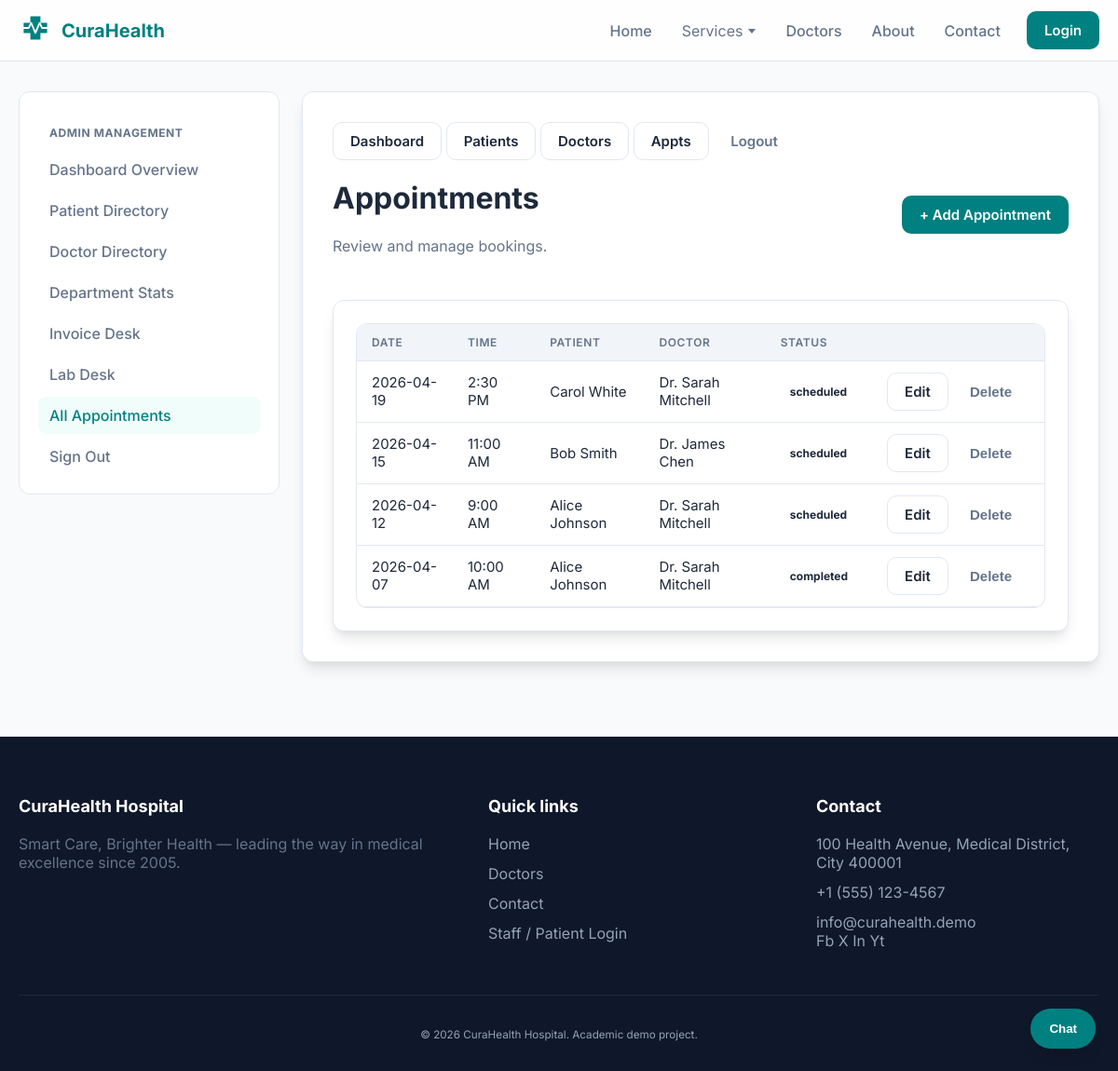
The app's page /admin/appointments (signed in) with its own data.
### models/appointment.py (models this page shows, shortened)
class Appointment(db.Model):
    __tablename__ = "appointments"
    __table_args__ = (
        db.UniqueConstraint(
            "doctor_id", "appointment_date", "time_slot", name="uq_doctor_date_slot"
        ),
    )
    id = db.Column(db.Integer, primary_key=True)
    patient_id = db.Column(db.Integer, db.ForeignKey("patients.id"), nullable=False)
    doctor_id = db.Column(db.Integer, db.ForeignKey("doctors.id"), nullable=False)
    appointment_date = db.Column(db.Date, nullable=False)
    time_slot = db.Column(db.String(8), nullable=False)  # e.g. "09:30"
    status = db.Column(db.String(32), default="scheduled")  # scheduled, completed, cancelled, pending_lab, results_ready
    symptoms = db.Column(db.Text, default="")
    diagnosis = db.Column(db.String(255), default="")
    notes = db.Column(db.Text, default="")
    vitals_bp = db.Column(db.String(20), default="")
    vitals_temp = db.Column(db.String(10), default="")
    vitals_weight = db.Column(db.String(10), default="")
    vitals_heart_rate = db.Column(db.String(10), default="")
    prescription_json = db.Column(db.Text, default="[]") # JSON string: [{name, dosage, duration, notes}]
    prescription = db.Column(db.Text, default="") # Legacy/Simple view
    ordered_tests = db.Column(db.Text, default="") # List of tests ordered
    lab_result_link = db.Column(db.String(255), default="")
    lab_report_path = db.Column(db.String(255), default="") # Legacy
    is_paid = db.Column(db.Boolean, default=False)
    invoice_amount = db.Column(db.Float, default=0.0)
    patient = db.relationship("Patient", back_populates="appointments")
    doctor = db.relationship("Doctor", back_populates="appointments")

### models/patient.py (models this page shows, shortened)
class Patient(db.Model):
    __tablename__ = "patients"
    id = db.Column(db.Integer, primary_key=True)
    name = db.Column(db.String(120), nullable=False)
    email = db.Column(db.String(120), unique=True, nullable=False, index=True)
    password_hash = db.Column(db.String(256), nullable=False)
    phone = db.Column(db.String(32), default="")
    date_of_birth = db.Column(db.Date, nullable=True)
    gender = db.Column(db.String(20), default="")
    address = db.Column(db.Text, default="")
    appointments = db.relationship(
        "Appointment", back_populates="patient", lazy=True, cascade="all, delete-orphan"
    )

### models/doctor.py (models this page shows, shortened)
class Doctor(db.Model):
    __tablename__ = "doctors"
    id = db.Column(db.Integer, primary_key=True)
    name = db.Column(db.String(120), nullable=False)
    email = db.Column(db.String(120), unique=True, nullable=False, index=True)
    password_hash = db.Column(db.String(256), nullable=False)
    phone = db.Column(db.String(32), default="")
    experience_years = db.Column(db.Integer, default=0)
    bio = db.Column(db.Text, default="")
    specialization = db.Column(db.String(120), default="")
    image_url = db.Column(db.String(255), default="/static/img/doctor-placeholder.jpg")
    consultation_fee = db.Column(db.Float, default=500.0)
    is_active = db.Column(db.Boolean, default=True)
    unavailability_start_date = db.Column(db.Date, nullable=True)
    unavailability_end_date = db.Column(db.Date, nullable=True)
    qualifications = db.Column(db.Text, default="")
    department_id = db.Column(db.Integer, db.ForeignKey("departments.id"), nullable=False)
    department = db.relationship("Department", back_populates="doctors")
    appointments = db.relationship(
        "Appointment", back_populates="doctor", lazy=True, cascade="all, delete-orphan"
    )

### routes/admin.py (the view)
@admin_bp.route("/appointments")
@admin_required
def appointments_list():
    rows = (
        Appointment.query.join(Patient).join(Doctor)
        .order_by(Appointment.appointment_date.desc(), Appointment.time_slot.desc())
        .all()
    )
    return render_template(
        "admin/appointments.html",
        appointments=rows,
        slot_label=slot_label,
        all_slots=all_time_slots(),
    )

### app.py (called while the page is built)
def create_app(config_class=Config):
    app = Flask(__name__)
    app.config.from_object(config_class)
    instance_dir = os.path.join(os.path.dirname(os.path.abspath(__file__)), "instance")
    os.makedirs(instance_dir, exist_ok=True)
    db.init_app(app)
    app.register_blueprint(public_bp)
    app.register_blueprint(patient_bp)
    app.register_blueprint(doctor_bp)
    app.register_blueprint(admin_bp)
    @app.context_processor
    def inject_globals():
        from datetime import datetime
        try:
            depts = Department.query.order_by(Department.name).limit(24).all()
        except Exception:
            depts = []
        return {"nav_departments": depts, "current_year": datetime.now().year}
    with app.app_context():
        db.create_all()
        seed_if_empty(app)
    return app

### utils/appointment_slots.py (called while the page is built)
def all_time_slots():
    slots = []
    for hour in range(9, 17):
        for minute in (0, 30):
            slots.append(f"{hour:02d}:{minute:02d}")
    return slots

def slot_label(slot):
    h, m = map(int, slot.split(":"))
    ampm = "AM" if h < 12 else "PM"
    h12 = h % 12
    if h12 == 0:
        h12 = 12
    return f"{h12}:{m:02d} {ampm}"

### utils/auth_helpers.py (called while the page is built)
def admin_required(f):
    @wraps(f)
    def wrapped(*args, **kwargs):
        if not session.get("admin_id"):
            flash("Please sign in as an administrator.", "warning")
            return redirect(url_for("admin.login"))
        return f(*args, **kwargs)
    return wrapped

### templates/admin/appointments.html (shortened to what this page needs)
{% extends "dashboard_base.html" %}
{% block sidebar %}
{% set nav_active = 'appts' %}
{% include 'admin/sidebar_snippet.html' %}
{% endblock %}
{% block mobile_nav_inner %}
{% include 'admin/mobile_nav_snippet.html' %}
{% endblock %}
{% block dashboard_content %}
<header class="section-head row-between">
  <div>
    <h1>Appointments</h1>
    <p class="muted">Review and manage bookings.</p>
  </div>
  <a href="{{ url_for('admin.add_appointment') }}" class="btn btn-primary">+ Add Appointment</a>
</header>
<section class="card">
  <div class="table-wrap">
    <table class="table">
      <thead>
        <tr><th>Date</th><th>Time</th><th>Patient</th><th>Doctor</th><th>Status</th><th></th></tr>
      </thead>
      <tbody>
        {% for a in appointments %}
        <tr>
          <td>{{ a.appointment_date.strftime('%Y-%m-%d') }}</td>
          <td>{{ slot_label(a.time_slot) }}</td>
          <td>{{ a.patient.name }}</td>
          <td>{{ a.doctor.name }}</td>
          <td><span class="badge">{{ a.status }}</span></td>
          <td style="text-align:right; white-space:nowrap;">
            <a class="btn btn-secondary btn-sm" href="{{ url_for('admin.appointments_edit', aid=a.id) }}">Edit</a>
            <form style="display:inline;" method="post" action="{{ url_for('admin.appointments_delete', aid=a.id) }}" onsubmit="return confirm('Delete?');">
              <button type="submit" class="btn btn-ghost btn-sm">Delete</button>
            </form>
          </td>
        </tr>
        {% endfor %}
      </tbody>
    </table>
  </div>
</section>
{% endblock %}

### static/css/style.css (style rules this page uses)
:root { --bg: #F8FAFC; --surface: #FFFFFF; --card: #FFFFFF; --card2: #F1F5F9; --text: #1E293B; --muted: #64748B; --border: #E2E8F0; --shadow: 0 10px 15px -3px rgba(0, 0, 0, 0.1), 0 4px 6px -2px rgba(0, 0, 0, 0.05); --primary: #008080; --primary-light: #2DD4BF; --danger: #EF4444; --success: #10B981; --warn: #F59E0B; --radius: 12px; --radius2: 16px; --wrap: 1200px; }
* { box-sizing: border-box; }
html,body { height:100%; }
body.page { margin:0; font-family: 'Inter', ui-sans-serif, system-ui, -apple-system, Segoe UI, Roboto, Arial, sans-serif; color: var(--text); background-color: var(--bg); }
a { color: inherit; text-decoration: none; transition: color 0.2s; }
.muted { color: var(--muted); }
.btn { display:inline-flex; align-items:center; justify-content:center; gap: 8px; border-radius: 10px; padding: 10px 18px; border: 1px solid transparent; cursor: pointer; font-weight: 600; font-size: 0.9375rem; transition: all 0.2s; text-decoration:none; }
.btn-primary { background: var(--primary); color: white; }
.btn-secondary { background: white; border-color: var(--border); color: var(--text); }
.btn-ghost { background: transparent; color: var(--muted); }
.section-head { display:grid; gap: 8px; margin-bottom: 32px; }
.row-between { display:flex; align-items:center; justify-content:space-between; gap: 16px; flex-wrap: wrap; }
.card { background: var(--surface); border: 1px solid var(--border); border-radius: var(--radius); padding: 24px; box-shadow: var(--shadow); transition: transform 0.2s, border-color 0.2s; }
.table-wrap { overflow:auto; border-radius: 12px; border: 1px solid var(--border); }
.table { width: 100%; border-collapse: collapse; font-size: 0.9375rem; }
.table th, .table td { padding: 12px 16px; border-bottom: 1px solid var(--border); text-align: left; }
.table thead th { color: var(--muted); font-weight: 600; font-size: 0.75rem; text-transform: uppercase; letter-spacing: 0.05em; background: var(--card2); }
.badge { display:inline-flex; padding: 4px 10px; border-radius: 999px; font-size: 0.75rem; font-weight: 700; }

### records on screen
Appointment: appointment_date "2026-04-19", time_slot "2:30 PM", patient.name "Carol White", doctor.name "Dr. Sarah Mitchell", status "scheduled"
Appointment: appointment_date "2026-04-15", time_slot "11:00 AM", patient.name "Bob Smith", doctor.name "Dr. James Chen", status "scheduled"
Appointment: appointment_date "2026-04-12", time_slot "9:00 AM", patient.name "Alice Johnson", doctor.name "Dr. Sarah Mitchell", status "scheduled"
Appointment: appointment_date "2026-04-07", time_slot "10:00 AM", patient.name "Alice Johnson", doctor.name "Dr. Sarah Mitchell", status "completed"
